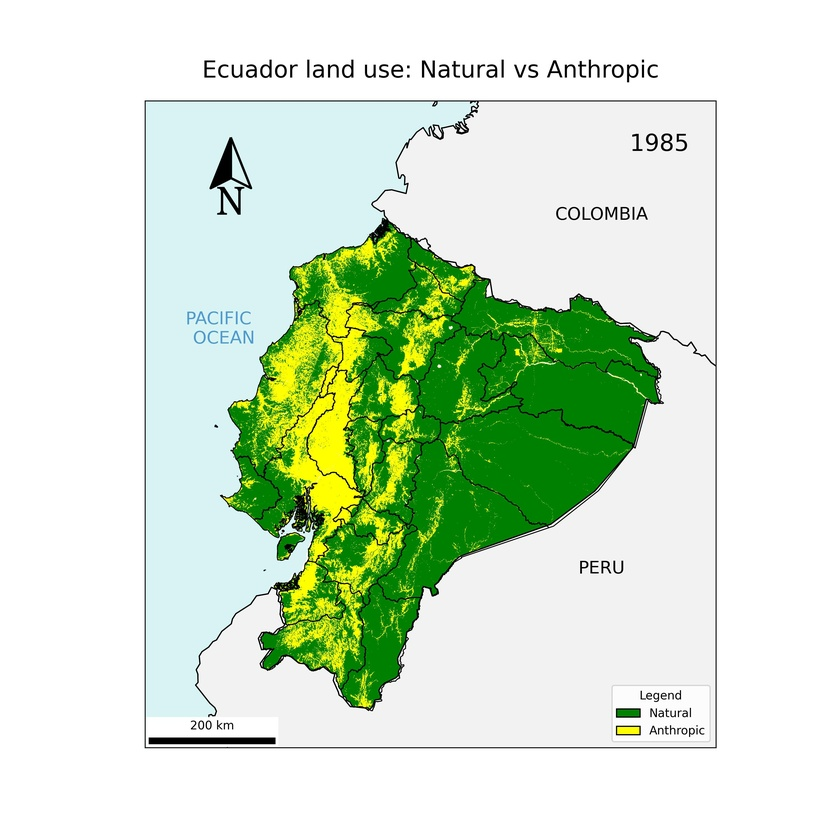
#> input picture 04_output/ecuador_land_use_1985.jpg, 840 x 840 px, shrunk from 3000 x 3000 before the run
$ python 2_create_gif.py
#> lines starting #> are read from the running program, lines starting #| are printed output that depends on the picture
from PIL import Image

def create_gif(image_paths, output_gif_path, duration=500):
#> called with output_gif_path = '../04_output/ecuador_land_use.gif', duration = 500
 images = [Image.open(image_path) for image_path in image_paths]
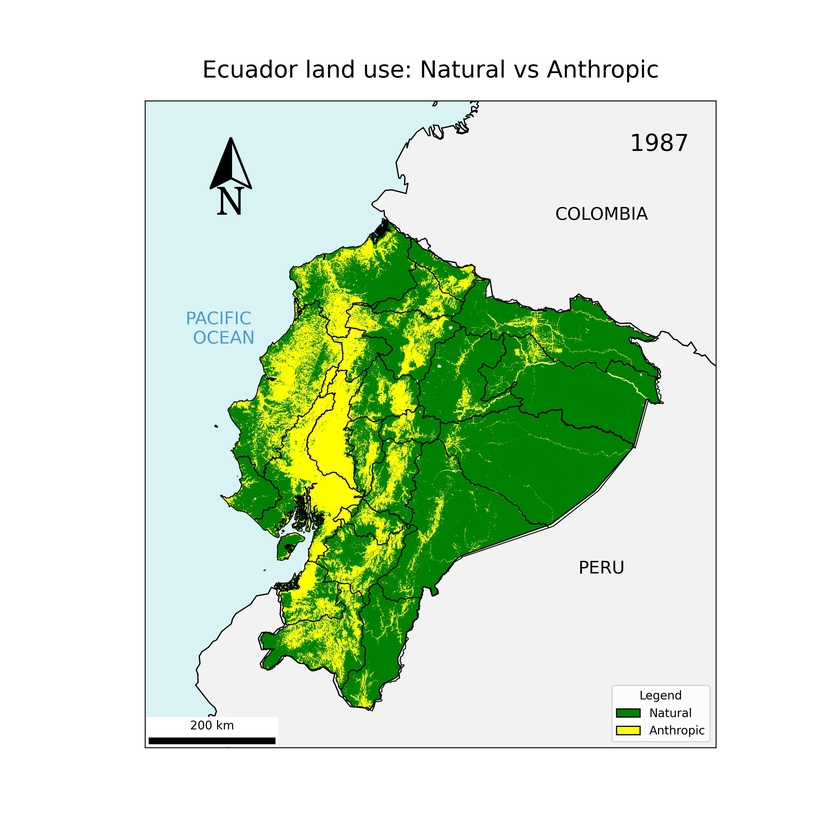
#> input picture 04_output/ecuador_land_use_1987.jpg, 840 x 840 px, shrunk from 3000 x 3000 before the run
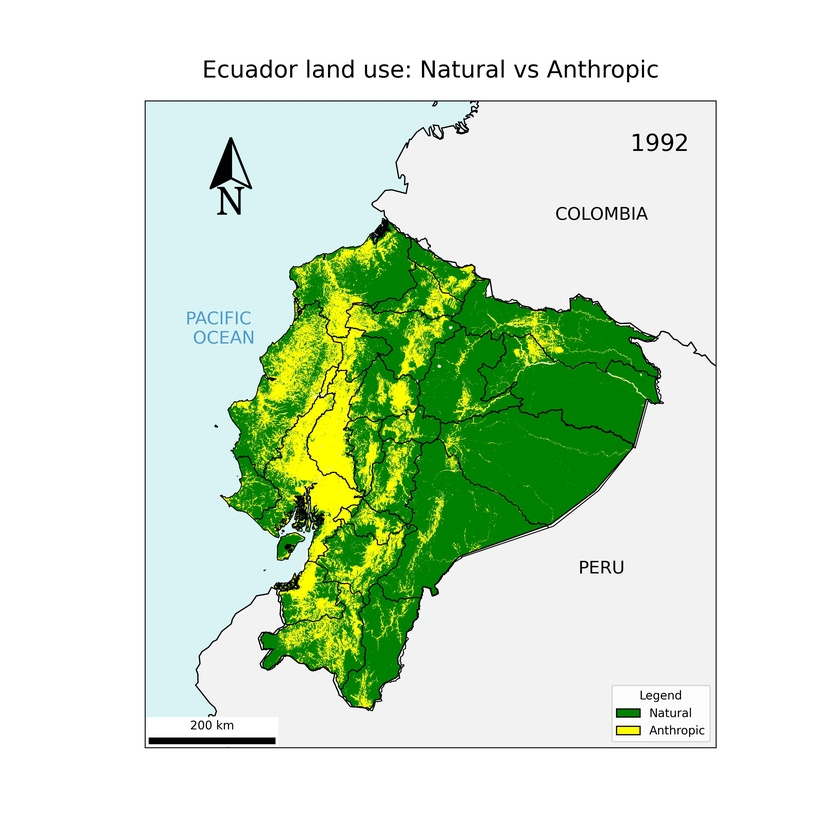
#> input picture 04_output/ecuador_land_use_1992.jpg, 840 x 840 px, shrunk from 3000 x 3000 before the run
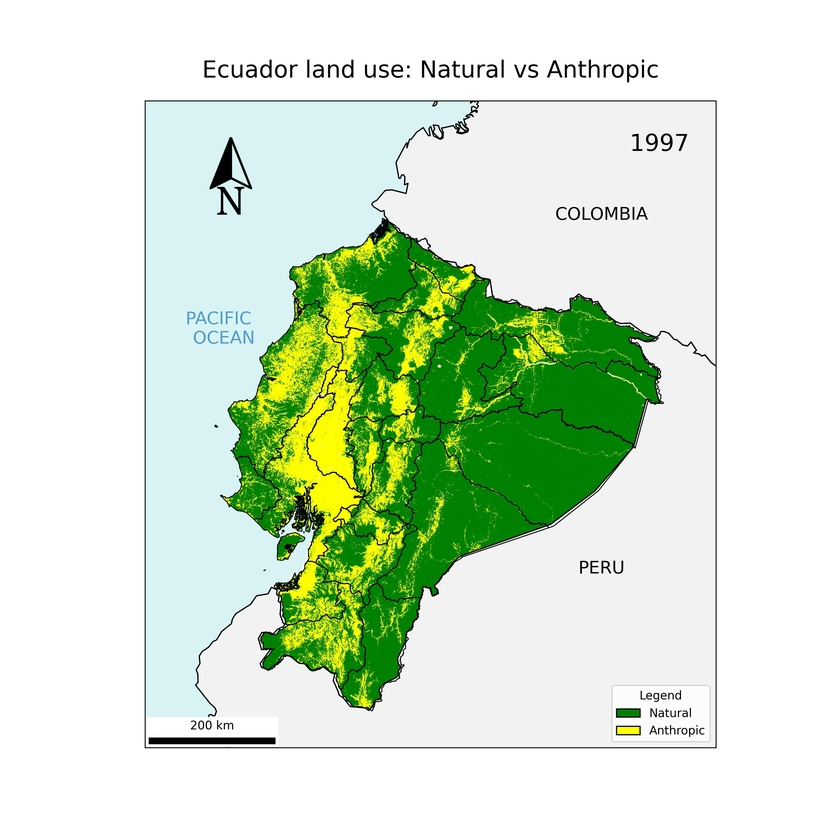
#> input picture 04_output/ecuador_land_use_1997.jpg, 840 x 840 px, shrunk from 3000 x 3000 before the run
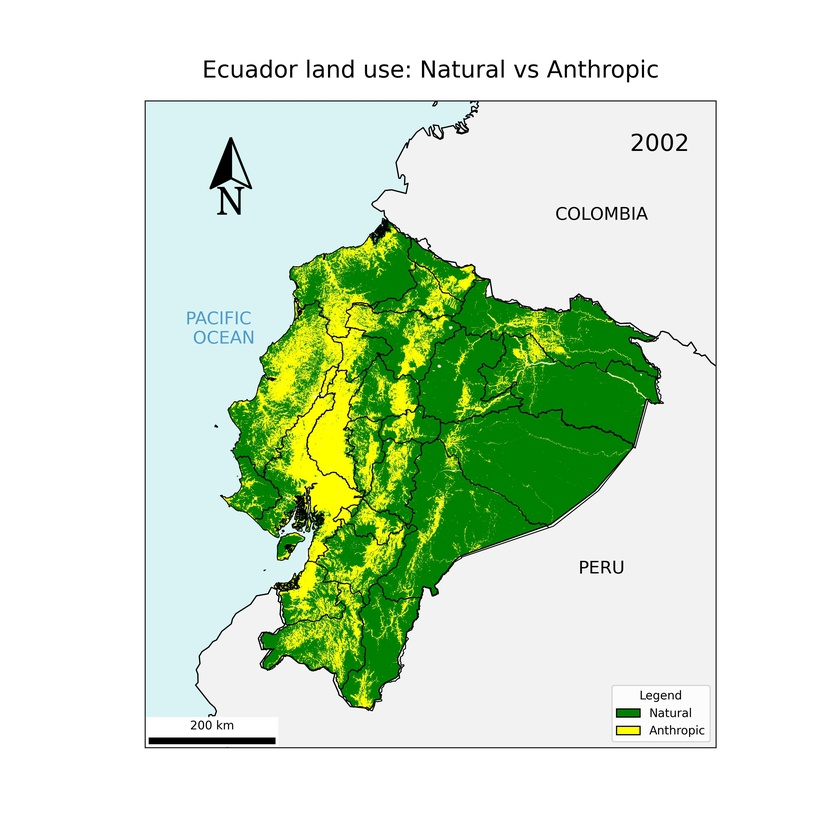
#> input picture 04_output/ecuador_land_use_2002.jpg, 840 x 840 px, shrunk from 3000 x 3000 before the run
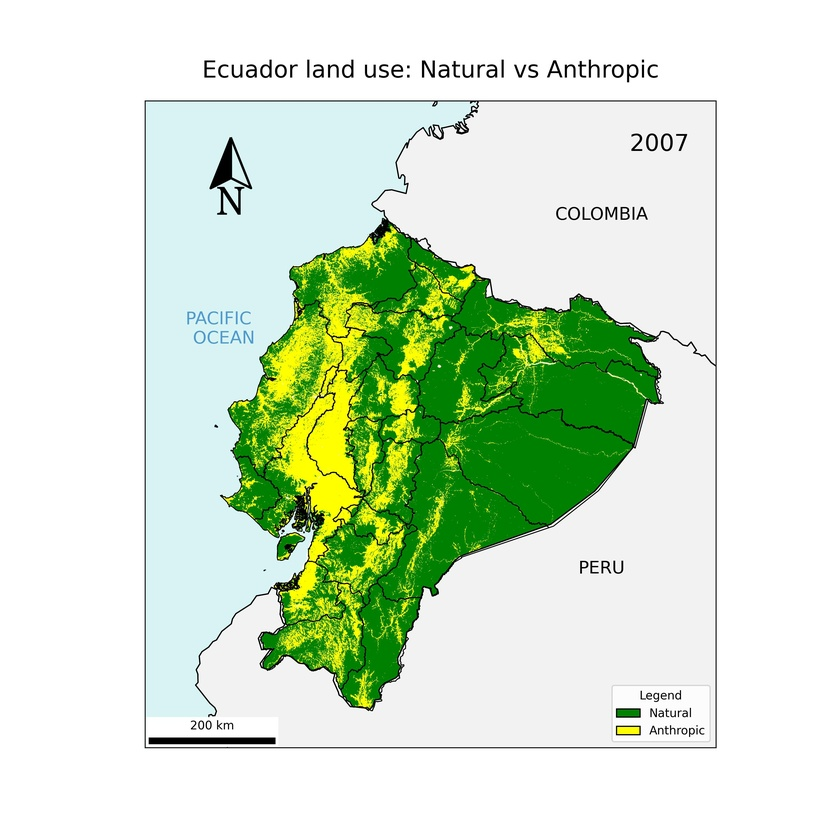
#> input picture 04_output/ecuador_land_use_2007.jpg, 840 x 840 px, shrunk from 3000 x 3000 before the run
# Save as GIF
 images[0].save(
 output_gif_path,
 save_all=True,
 append_images=images[1:],
 duration=duration,
 loop=0 # 0 means infinite loop
 )

if __name__ == "__main__":
 # List of image file paths
 image_paths = [f"../04_output/ecuador_land_use_1985.jpg", f"../04_output/ecuador_land_use_1987.jpg",
                f"../04_output/ecuador_land_use_1992.jpg", f"../04_output/ecuador_land_use_1997.jpg",
                f"../04_output/ecuador_land_use_2002.jpg", f"../04_output/ecuador_land_use_2007.jpg",
                f"../04_output/ecuador_land_use_2012.jpg", f"../04_output/ecuador_land_use_2017.jpg",
                f"../04_output/ecuador_land_use_2022.jpg"]

 output_gif_path = f"../04_output/ecuador_land_use.gif"

# Create GIF
#> (the run stopped early here; a loop or call above may not have finished)
